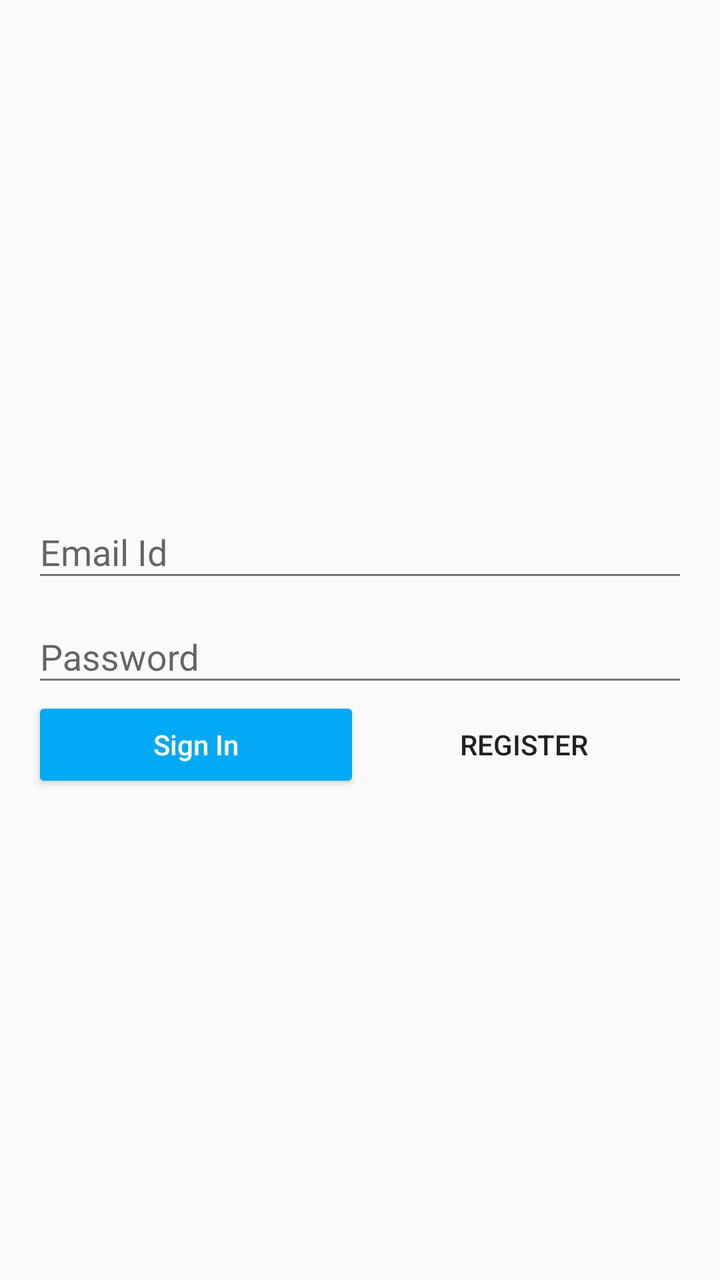
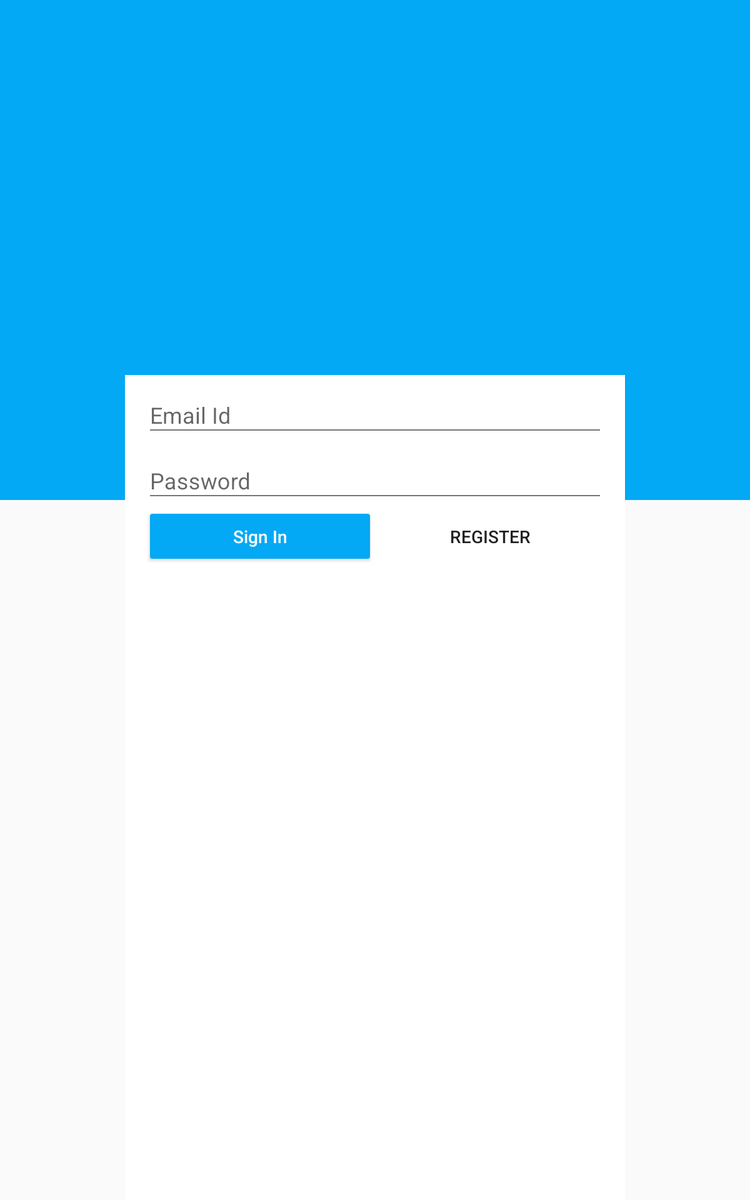

The same Android screen from two of the app's own layout files: first res/layout/ as a phone draws it, then the repository's variant for another configuration, drawn on a device whose configuration selects that folder. Both files follow.
<!-- AndroidManifest.xml: application theme AppTheme -->
<!-- res/layout/activity_sign_in.xml -->
<?xml version="1.0" encoding="utf-8"?>
<android.support.design.widget.CoordinatorLayout xmlns:android="http://schemas.android.com/apk/res/android"
    android:id="@+id/coordinator_layout"
    android:layout_width="match_parent"
    android:layout_height="match_parent"
    android:paddingBottom="@dimen/activity_vertical_margin"
    android:paddingLeft="@dimen/activity_horizontal_margin"
    android:paddingRight="@dimen/activity_horizontal_margin"
    android:paddingTop="@dimen/activity_vertical_margin">

    <LinearLayout
        android:layout_width="match_parent"
        android:layout_height="wrap_content"
        android:orientation="vertical"
        android:layout_gravity="center">

        <android.support.design.widget.TextInputLayout
            android:id="@+id/input_layout_user_id"
            android:layout_width="match_parent"
            android:layout_height="wrap_content">

            <EditText
                android:id="@+id/user_id"
                android:layout_width="match_parent"
                android:layout_height="wrap_content"
                android:inputType="textEmailAddress"
                android:hint="@string/user_id" />

        </android.support.design.widget.TextInputLayout>


        <android.support.design.widget.TextInputLayout
            android:id="@+id/input_layout_password"
            android:layout_width="match_parent"
            android:layout_height="wrap_content">

            <EditText
                android:id="@+id/password"
                android:layout_width="match_parent"
                android:layout_height="wrap_content"
                android:hint="@string/password"
                android:inputType="textPassword" />

        </android.support.design.widget.TextInputLayout>

        <LinearLayout
            android:layout_width="match_parent"
            android:layout_height="wrap_content"
            android:orientation="horizontal">

            <Button
                android:id="@+id/login"
                android:layout_weight="1"
                android:layout_width="match_parent"
                android:layout_height="wrap_content"
                android:text="@string/login"
                android:backgroundTint="@color/colorPrimary"
                android:contentDescription="@string/content_description_signin"
                android:inputType="textEmailAddress"
                style="@style/Base.Widget.AppCompat.Button.Colored" />

            <Button
                android:id="@+id/sign_up"
                android:layout_weight="1"
                android:layout_width="match_parent"
                android:layout_height="wrap_content"
                android:contentDescription="@string/content_description_register_button"
                android:text="@string/sign_up"
                style="@style/Base.Widget.AppCompat.Button.Borderless" />

        </LinearLayout>

        <ProgressBar
            android:id="@+id/progress"
            android:layout_width="wrap_content"
            android:layout_height="wrap_content"
            android:layout_gravity="center"
            android:visibility="gone"
            android:indeterminate="true" />

    </LinearLayout>
</android.support.design.widget.CoordinatorLayout>
<!-- resources referenced by this layout -->
<resources>
  <color name="colorPrimary">#03A9F4</color>
  <dimen name="activity_horizontal_margin">16dp</dimen>
  <dimen name="activity_vertical_margin">16dp</dimen>
  <string name="content_description_register_button">Click here to go to registering screen</string>
  <string name="content_description_signin">Click here after filling the user id and password to signin</string>
  <string name="login">Sign In</string>
  <string name="password">Password</string>
  <string name="sign_up">Register</string>
  <string name="user_id">Email Id</string>
  <style name="AppTheme" parent="Theme.AppCompat.Light.NoActionBar">
          
          <item name="colorPrimary">@color/colorPrimary</item>
          <item name="colorPrimaryDark">@color/colorPrimaryDark</item>
          <item name="colorAccent">@color/colorAccent</item>
          <item name="android:textColorPrimary">@color/colorPrimaryText</item>
          <item name="android:textColorSecondary">@color/colorSecondaryText</item>
      </style>
  <color name="colorPrimaryDark">#0288D1</color>
  <color name="colorAccent">#FF5722</color>
  <color name="colorPrimaryText">#212121</color>
  <color name="colorSecondaryText">#757575</color>
</resources>
<!-- res/layout-sw600dp/activity_sign_in.xml (the repository's variant of the layout above) -->
<!-- drawn on a 7-inch tablet held upright -->
<?xml version="1.0" encoding="utf-8"?>
<android.support.design.widget.CoordinatorLayout xmlns:android="http://schemas.android.com/apk/res/android"
    android:id="@+id/coordinator_layout"
    android:layout_width="match_parent"
    android:layout_height="match_parent">

    <FrameLayout
        android:background="@color/colorPrimary"
        android:layout_width="match_parent"
        android:layout_height="@dimen/frame_layout_backdrop_height" />

    <LinearLayout
        android:layout_width="@dimen/content_width"
        android:background="@android:color/white"
        android:paddingEnd="@dimen/activity_horizontal_margin"
        android:paddingStart="@dimen/activity_horizontal_margin"
        android:layout_marginTop="@dimen/signin_content_top_margin"
        android:layout_height="match_parent"
        android:orientation="vertical"
        android:layout_gravity="center_horizontal">

        <android.support.design.widget.TextInputLayout
            android:id="@+id/input_layout_user_id"
            android:layout_width="match_parent"
            android:layout_height="wrap_content">

            <EditText
                android:id="@+id/user_id"
                android:layout_width="match_parent"
                android:layout_height="wrap_content"
                android:inputType="textEmailAddress"
                android:hint="@string/user_id" />

        </android.support.design.widget.TextInputLayout>


        <android.support.design.widget.TextInputLayout
            android:id="@+id/input_layout_password"
            android:layout_width="match_parent"
            android:layout_height="wrap_content">

            <EditText
                android:id="@+id/password"
                android:layout_width="match_parent"
                android:layout_height="wrap_content"
                android:hint="@string/password"
                android:inputType="textPassword" />

        </android.support.design.widget.TextInputLayout>

        <LinearLayout
            android:layout_width="match_parent"
            android:layout_height="wrap_content"
            android:orientation="horizontal">

            <Button
                android:id="@+id/login"
                android:layout_weight="1"
                android:layout_width="match_parent"
                android:layout_height="wrap_content"
                android:text="@string/login"
                android:backgroundTint="@color/colorPrimary"
                android:contentDescription="@string/content_description_signin"
                android:inputType="textEmailAddress"
                style="@style/Base.Widget.AppCompat.Button.Colored" />

            <Button
                android:id="@+id/sign_up"
                android:layout_weight="1"
                android:layout_width="match_parent"
                android:layout_height="wrap_content"
                android:contentDescription="@string/content_description_register_button"
                android:text="@string/sign_up"
                style="@style/Base.Widget.AppCompat.Button.Borderless" />

        </LinearLayout>

        <ProgressBar
            android:id="@+id/progress"
            android:layout_width="wrap_content"
            android:layout_height="wrap_content"
            android:layout_gravity="center"
            android:visibility="gone"
            android:indeterminate="true" />

    </LinearLayout>
</android.support.design.widget.CoordinatorLayout>
<!-- resources referenced by the variant -->
<!-- as a 7-inch tablet held upright resolves them -->
<resources>
  <color name="colorPrimary">#03A9F4</color>
  <!-- from res/values-sw600dp/ -->
  <dimen name="activity_horizontal_margin">16dp</dimen>
  <!-- from res/values-sw600dp/ -->
  <dimen name="content_width">400dp</dimen>
  <!-- from res/values-sw600dp/ -->
  <dimen name="frame_layout_backdrop_height">400dp</dimen>
  <!-- from res/values-sw600dp/ -->
  <dimen name="signin_content_top_margin">300dp</dimen>
  <string name="content_description_register_button">Click here to go to registering screen</string>
  <string name="content_description_signin">Click here after filling the user id and password to signin</string>
  <string name="login">Sign In</string>
  <string name="password">Password</string>
  <string name="sign_up">Register</string>
  <string name="user_id">Email Id</string>
  <style name="AppTheme" parent="Theme.AppCompat.Light.NoActionBar">
          
          <item name="colorPrimary">@color/colorPrimary</item>
          <item name="colorPrimaryDark">@color/colorPrimaryDark</item>
          <item name="colorAccent">@color/colorAccent</item>
          <item name="android:textColorPrimary">@color/colorPrimaryText</item>
          <item name="android:textColorSecondary">@color/colorSecondaryText</item>
      </style>
  <color name="colorPrimaryDark">#0288D1</color>
  <color name="colorAccent">#FF5722</color>
  <color name="colorPrimaryText">#212121</color>
  <color name="colorSecondaryText">#757575</color>
</resources>
